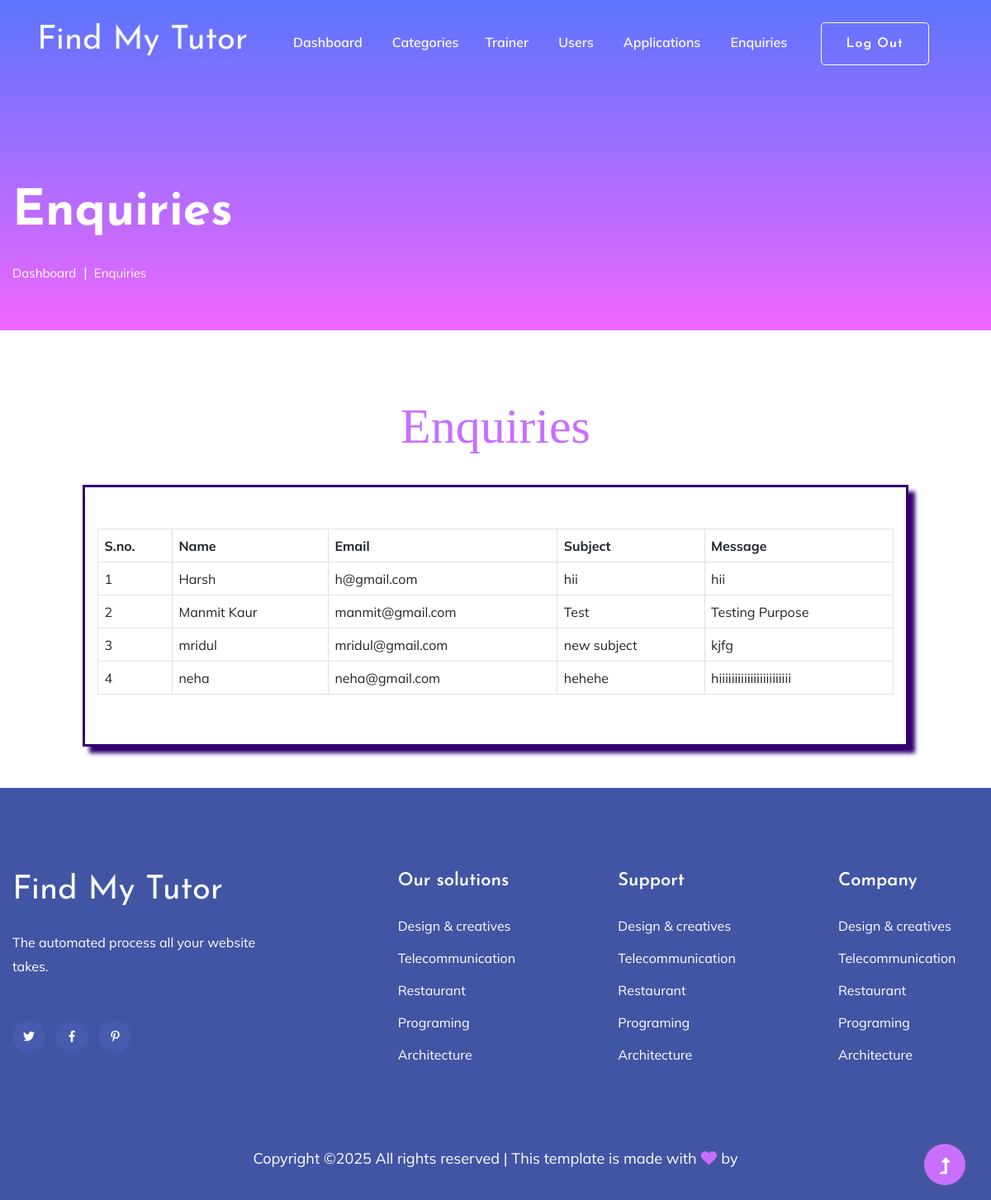
Screenshot of /admin/enquiries.php with the database file from the repository.
### tables this page shows
CREATE TABLE `contact` (
  `id` int(255) NOT NULL,
  `name` varchar(255) NOT NULL,
  `email` varchar(255) NOT NULL,
  `subject` varchar(255) NOT NULL,
  `message` longtext NOT NULL,
  `created_at` timestamp(6) NOT NULL DEFAULT current_timestamp(6) ON UPDATE current_timestamp(6)
);

### admin/enquiries.php (the view, shortened to what this page needs)
<?php include "admin_header.php" ?>
<main>
    <section class="slider-area slider-area2">
        <div class="slider-active">
            <div class="single-slider slider-height2">
                <div class="container">
                    <div class="row">
                        <div class="col-xl-8 col-lg-11 col-md-12">
                            <div class="hero__caption hero__caption2">
                                <h1 data-animation="bounceIn" data-delay="0.2s">Enquiries</h1>
                                <nav aria-label="breadcrumb">
                                    <ol class="breadcrumb">
                                        <li class="breadcrumb-item"><a href="dashboard.php">Dashboard</a></li>
                                        <li class="breadcrumb-item"><a href="enquiries.php">Enquiries</a></li>
                                    </ol>
                                </nav>
                            </div>
                        </div>
                    </div>
                </div>
            </div>
        </div>
    </section>
    <section class="contact-section">
        <div class="container">
            <div class="row">
                <div class="col-12">
                    <h1 class="tittle display-1 text-center">Enquiries</h1>
                </div>
                <div class="col-lg-10 offset-md-1 mt-5 box1">
                <table class="table table-bordered table-hover">
                  <tr>
                    <th>S.no.</th>
                    <th>Name</th>
                    <th>Email</th>
                    <th>Subject</th>
                    <th>Message</th>
                  </tr>
                  <?php
                  $s=1;
                  include "config.php";
                  $query="select * from `contact`";
                  $result=mysqli_query($con,$query);
                  while($row=mysqli_fetch_array($result)){
                  ?>
                  <tr>
                    <td><?php echo $s;?></td>
                    <td><?php echo $row['name'];?></td>
                    <td><?php echo $row['email'];?></td>
                    <td><?php echo $row['subject'];?></td>
                    <td><?php echo $row['message'];?></td>
                  </tr>
                <?php $s++; } ?>
                </table>
                </div>
            </div>
        </div>
    </section>
</main>
<?php include "footer.php" ?>

### admin/mystyle.css (style rules this page uses)
.tittle { font-family: fantasy; color: rgb(200, 111, 255); }
.box1 { border: 3px solid #33006F; padding: 50px; box-shadow: 8px 8px 5px #33006F; }

### rows the page displays
contact: name "Harsh", email "h@gmail.com", subject "hii", message "hii"
contact: name "Manmit Kaur", email "manmit@gmail.com", subject "Test", message "Testing Purpose"
contact: name "mridul", email "mridul@gmail.com", subject "new subject", message "kjfg"
contact: name "neha", email "neha@gmail.com", subject "hehehe", message "hiiiiiiiiiiiiiiiiiiiiiii"
